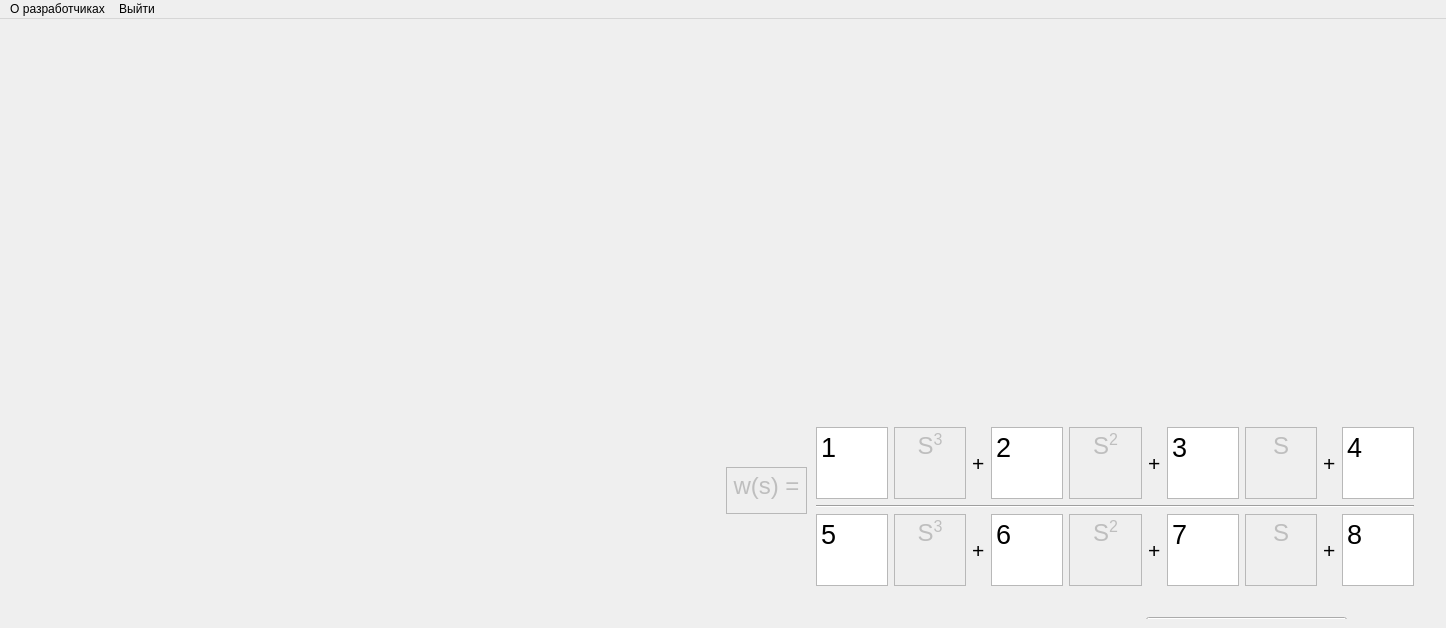
<?xml version="1.0" encoding="UTF-8"?>
<ui version="4.0">
 <class>MainWindow</class>
 <widget class="QMainWindow" name="MainWindow">
  <property name="enabled">
   <bool>true</bool>
  </property>
  <property name="geometry">
   <rect>
    <x>0</x>
    <y>0</y>
    <width>1446</width>
    <height>628</height>
   </rect>
  </property>
  <property name="sizePolicy">
   <sizepolicy hsizetype="Preferred" vsizetype="Preferred">
    <horstretch>0</horstretch>
    <verstretch>0</verstretch>
   </sizepolicy>
  </property>
  <property name="maximumSize">
   <size>
    <width>1820</width>
    <height>780</height>
   </size>
  </property>
  <property name="windowTitle">
   <string>MainWindow</string>
  </property>
  <widget class="QWidget" name="centralwidget">
   <property name="enabled">
    <bool>true</bool>
   </property>
   <property name="sizePolicy">
    <sizepolicy hsizetype="Preferred" vsizetype="Maximum">
     <horstretch>0</horstretch>
     <verstretch>0</verstretch>
    </sizepolicy>
   </property>
   <layout class="QVBoxLayout" name="verticalLayout">
    <item>
     <layout class="QHBoxLayout" name="horizontalLayout_2">
      <property name="sizeConstraint">
       <enum>QLayout::SetFixedSize</enum>
      </property>
      <item>
       <widget class="mplwidget" name="root_picture" native="true"/>
      </item>
      <item>
       <widget class="mplwidget" name="h_from_t" native="true"/>
      </item>
     </layout>
    </item>
    <item>
     <layout class="QHBoxLayout" name="horizontalLayout">
      <property name="sizeConstraint">
       <enum>QLayout::SetFixedSize</enum>
      </property>
      <item>
       <layout class="QVBoxLayout" name="verticalLayout_3">
        <item>
         <widget class="mplwidget" name="magnitude_graph" native="true"/>
        </item>
        <item>
         <widget class="mplwidget" name="phase_graph" native="true"/>
        </item>
       </layout>
      </item>
      <item>
       <widget class="QWidget" name="Formula" native="true">
        <widget class="QWidget" name="gridLayoutWidget">
         <property name="geometry">
          <rect>
           <x>90</x>
           <y>100</y>
           <width>598</width>
           <height>159</height>
          </rect>
         </property>
         <layout class="QGridLayout" name="gridLayout">
          <item row="0" column="0">
           <widget class="QTextEdit" name="upCoef1">
            <property name="font">
             <font>
              <pointsize>20</pointsize>
             </font>
            </property>
            <property name="html">
             <string>&lt;!DOCTYPE HTML PUBLIC &quot;-//W3C//DTD HTML 4.0//EN&quot; &quot;http://www.w3.org/TR/REC-html40/strict.dtd&quot;&gt;
&lt;html&gt;&lt;head&gt;&lt;meta name=&quot;qrichtext&quot; content=&quot;1&quot; /&gt;&lt;meta charset=&quot;utf-8&quot; /&gt;&lt;style type=&quot;text/css&quot;&gt;
p, li { white-space: pre-wrap; }
hr { height: 1px; border-width: 0; }
li.unchecked::marker { content: &quot;\2610&quot;; }
li.checked::marker { content: &quot;\2612&quot;; }
&lt;/style&gt;&lt;/head&gt;&lt;body style=&quot; font-family:'Segoe UI'; font-size:20pt; font-weight:400; font-style:normal;&quot;&gt;
&lt;p style=&quot; margin-top:0px; margin-bottom:0px; margin-left:0px; margin-right:0px; -qt-block-indent:0; text-indent:0px;&quot;&gt;1&lt;/p&gt;&lt;/body&gt;&lt;/html&gt;</string>
            </property>
           </widget>
          </item>
          <item row="2" column="0">
           <widget class="QTextEdit" name="downCoef1">
            <property name="font">
             <font>
              <pointsize>20</pointsize>
             </font>
            </property>
            <property name="html">
             <string>&lt;!DOCTYPE HTML PUBLIC &quot;-//W3C//DTD HTML 4.0//EN&quot; &quot;http://www.w3.org/TR/REC-html40/strict.dtd&quot;&gt;
&lt;html&gt;&lt;head&gt;&lt;meta name=&quot;qrichtext&quot; content=&quot;1&quot; /&gt;&lt;meta charset=&quot;utf-8&quot; /&gt;&lt;style type=&quot;text/css&quot;&gt;
p, li { white-space: pre-wrap; }
hr { height: 1px; border-width: 0; }
li.unchecked::marker { content: &quot;\2610&quot;; }
li.checked::marker { content: &quot;\2612&quot;; }
&lt;/style&gt;&lt;/head&gt;&lt;body style=&quot; font-family:'Segoe UI'; font-size:20pt; font-weight:400; font-style:normal;&quot;&gt;
&lt;p style=&quot; margin-top:0px; margin-bottom:0px; margin-left:0px; margin-right:0px; -qt-block-indent:0; text-indent:0px;&quot;&gt;5&lt;/p&gt;&lt;/body&gt;&lt;/html&gt;</string>
            </property>
           </widget>
          </item>
          <item row="2" column="6">
           <widget class="QTextEdit" name="downCoef3">
            <property name="font">
             <font>
              <pointsize>20</pointsize>
             </font>
            </property>
            <property name="html">
             <string>&lt;!DOCTYPE HTML PUBLIC &quot;-//W3C//DTD HTML 4.0//EN&quot; &quot;http://www.w3.org/TR/REC-html40/strict.dtd&quot;&gt;
&lt;html&gt;&lt;head&gt;&lt;meta name=&quot;qrichtext&quot; content=&quot;1&quot; /&gt;&lt;meta charset=&quot;utf-8&quot; /&gt;&lt;style type=&quot;text/css&quot;&gt;
p, li { white-space: pre-wrap; }
hr { height: 1px; border-width: 0; }
li.unchecked::marker { content: &quot;\2610&quot;; }
li.checked::marker { content: &quot;\2612&quot;; }
&lt;/style&gt;&lt;/head&gt;&lt;body style=&quot; font-family:'Segoe UI'; font-size:20pt; font-weight:400; font-style:normal;&quot;&gt;
&lt;p style=&quot; margin-top:0px; margin-bottom:0px; margin-left:0px; margin-right:0px; -qt-block-indent:0; text-indent:0px;&quot;&gt;7&lt;/p&gt;&lt;/body&gt;&lt;/html&gt;</string>
            </property>
           </widget>
          </item>
          <item row="2" column="8">
           <widget class="QLabel" name="label_7">
            <property name="font">
             <font>
              <pointsize>16</pointsize>
             </font>
            </property>
            <property name="text">
             <string>+</string>
            </property>
           </widget>
          </item>
          <item row="0" column="2">
           <widget class="QLabel" name="label">
            <property name="font">
             <font>
              <pointsize>16</pointsize>
             </font>
            </property>
            <property name="text">
             <string>+</string>
            </property>
           </widget>
          </item>
          <item row="2" column="5">
           <widget class="QLabel" name="label_6">
            <property name="font">
             <font>
              <pointsize>16</pointsize>
             </font>
            </property>
            <property name="text">
             <string>+</string>
            </property>
           </widget>
          </item>
          <item row="0" column="6">
           <widget class="QTextEdit" name="upCoef3">
            <property name="font">
             <font>
              <pointsize>20</pointsize>
             </font>
            </property>
            <property name="html">
             <string>&lt;!DOCTYPE HTML PUBLIC &quot;-//W3C//DTD HTML 4.0//EN&quot; &quot;http://www.w3.org/TR/REC-html40/strict.dtd&quot;&gt;
&lt;html&gt;&lt;head&gt;&lt;meta name=&quot;qrichtext&quot; content=&quot;1&quot; /&gt;&lt;meta charset=&quot;utf-8&quot; /&gt;&lt;style type=&quot;text/css&quot;&gt;
p, li { white-space: pre-wrap; }
hr { height: 1px; border-width: 0; }
li.unchecked::marker { content: &quot;\2610&quot;; }
li.checked::marker { content: &quot;\2612&quot;; }
&lt;/style&gt;&lt;/head&gt;&lt;body style=&quot; font-family:'Segoe UI'; font-size:20pt; font-weight:400; font-style:normal;&quot;&gt;
&lt;p style=&quot; margin-top:0px; margin-bottom:0px; margin-left:0px; margin-right:0px; -qt-block-indent:0; text-indent:0px;&quot;&gt;3&lt;/p&gt;&lt;/body&gt;&lt;/html&gt;</string>
            </property>
           </widget>
          </item>
          <item row="0" column="4">
           <widget class="QTextEdit" name="sSquared">
            <property name="enabled">
             <bool>false</bool>
            </property>
            <property name="font">
             <font>
              <pointsize>5</pointsize>
             </font>
            </property>
            <property name="html">
             <string>&lt;!DOCTYPE HTML PUBLIC &quot;-//W3C//DTD HTML 4.0//EN&quot; &quot;http://www.w3.org/TR/REC-html40/strict.dtd&quot;&gt;
&lt;html&gt;&lt;head&gt;&lt;meta name=&quot;qrichtext&quot; content=&quot;1&quot; /&gt;&lt;meta charset=&quot;utf-8&quot; /&gt;&lt;style type=&quot;text/css&quot;&gt;
p, li { white-space: pre-wrap; }
hr { height: 1px; border-width: 0; }
li.unchecked::marker { content: &quot;\2610&quot;; }
li.checked::marker { content: &quot;\2612&quot;; }
&lt;/style&gt;&lt;/head&gt;&lt;body style=&quot; font-family:'Segoe UI'; font-size:5pt; font-weight:400; font-style:normal;&quot;&gt;
&lt;p align=&quot;center&quot; style=&quot; margin-top:0px; margin-bottom:0px; margin-left:0px; margin-right:0px; -qt-block-indent:0; text-indent:0px;&quot;&gt;&lt;span style=&quot; font-size:18pt;&quot;&gt;S&lt;/span&gt;&lt;span style=&quot; font-size:18pt; vertical-align:super;&quot;&gt;2&lt;/span&gt;&lt;/p&gt;&lt;/body&gt;&lt;/html&gt;</string>
            </property>
           </widget>
          </item>
          <item row="2" column="3">
           <widget class="QTextEdit" name="downCoef2">
            <property name="font">
             <font>
              <pointsize>20</pointsize>
             </font>
            </property>
            <property name="html">
             <string>&lt;!DOCTYPE HTML PUBLIC &quot;-//W3C//DTD HTML 4.0//EN&quot; &quot;http://www.w3.org/TR/REC-html40/strict.dtd&quot;&gt;
&lt;html&gt;&lt;head&gt;&lt;meta name=&quot;qrichtext&quot; content=&quot;1&quot; /&gt;&lt;meta charset=&quot;utf-8&quot; /&gt;&lt;style type=&quot;text/css&quot;&gt;
p, li { white-space: pre-wrap; }
hr { height: 1px; border-width: 0; }
li.unchecked::marker { content: &quot;\2610&quot;; }
li.checked::marker { content: &quot;\2612&quot;; }
&lt;/style&gt;&lt;/head&gt;&lt;body style=&quot; font-family:'Segoe UI'; font-size:20pt; font-weight:400; font-style:normal;&quot;&gt;
&lt;p style=&quot; margin-top:0px; margin-bottom:0px; margin-left:0px; margin-right:0px; -qt-block-indent:0; text-indent:0px;&quot;&gt;6&lt;/p&gt;&lt;/body&gt;&lt;/html&gt;</string>
            </property>
           </widget>
          </item>
          <item row="1" column="0" colspan="10">
           <widget class="Line" name="line">
            <property name="orientation">
             <enum>Qt::Horizontal</enum>
            </property>
           </widget>
          </item>
          <item row="0" column="1">
           <widget class="QTextEdit" name="sCubed">
            <property name="enabled">
             <bool>false</bool>
            </property>
            <property name="font">
             <font>
              <pointsize>5</pointsize>
             </font>
            </property>
            <property name="html">
             <string>&lt;!DOCTYPE HTML PUBLIC &quot;-//W3C//DTD HTML 4.0//EN&quot; &quot;http://www.w3.org/TR/REC-html40/strict.dtd&quot;&gt;
&lt;html&gt;&lt;head&gt;&lt;meta name=&quot;qrichtext&quot; content=&quot;1&quot; /&gt;&lt;meta charset=&quot;utf-8&quot; /&gt;&lt;style type=&quot;text/css&quot;&gt;
p, li { white-space: pre-wrap; }
hr { height: 1px; border-width: 0; }
li.unchecked::marker { content: &quot;\2610&quot;; }
li.checked::marker { content: &quot;\2612&quot;; }
&lt;/style&gt;&lt;/head&gt;&lt;body style=&quot; font-family:'Segoe UI'; font-size:5pt; font-weight:400; font-style:normal;&quot;&gt;
&lt;p align=&quot;center&quot; style=&quot; margin-top:0px; margin-bottom:0px; margin-left:0px; margin-right:0px; -qt-block-indent:0; text-indent:0px;&quot;&gt;&lt;span style=&quot; font-size:18pt;&quot;&gt;S&lt;/span&gt;&lt;span style=&quot; font-size:18pt; vertical-align:super;&quot;&gt;3&lt;/span&gt;&lt;/p&gt;&lt;/body&gt;&lt;/html&gt;</string>
            </property>
           </widget>
          </item>
          <item row="0" column="3">
           <widget class="QTextEdit" name="upCoef2">
            <property name="font">
             <font>
              <pointsize>20</pointsize>
             </font>
            </property>
            <property name="html">
             <string>&lt;!DOCTYPE HTML PUBLIC &quot;-//W3C//DTD HTML 4.0//EN&quot; &quot;http://www.w3.org/TR/REC-html40/strict.dtd&quot;&gt;
&lt;html&gt;&lt;head&gt;&lt;meta name=&quot;qrichtext&quot; content=&quot;1&quot; /&gt;&lt;meta charset=&quot;utf-8&quot; /&gt;&lt;style type=&quot;text/css&quot;&gt;
p, li { white-space: pre-wrap; }
hr { height: 1px; border-width: 0; }
li.unchecked::marker { content: &quot;\2610&quot;; }
li.checked::marker { content: &quot;\2612&quot;; }
&lt;/style&gt;&lt;/head&gt;&lt;body style=&quot; font-family:'Segoe UI'; font-size:20pt; font-weight:400; font-style:normal;&quot;&gt;
&lt;p style=&quot; margin-top:0px; margin-bottom:0px; margin-left:0px; margin-right:0px; -qt-block-indent:0; text-indent:0px;&quot;&gt;2&lt;/p&gt;&lt;/body&gt;&lt;/html&gt;</string>
            </property>
           </widget>
          </item>
          <item row="0" column="5">
           <widget class="QLabel" name="label_3">
            <property name="font">
             <font>
              <pointsize>16</pointsize>
             </font>
            </property>
            <property name="text">
             <string>+</string>
            </property>
           </widget>
          </item>
          <item row="2" column="4">
           <widget class="QTextEdit" name="sSquared_2">
            <property name="enabled">
             <bool>false</bool>
            </property>
            <property name="font">
             <font>
              <pointsize>5</pointsize>
             </font>
            </property>
            <property name="html">
             <string>&lt;!DOCTYPE HTML PUBLIC &quot;-//W3C//DTD HTML 4.0//EN&quot; &quot;http://www.w3.org/TR/REC-html40/strict.dtd&quot;&gt;
&lt;html&gt;&lt;head&gt;&lt;meta name=&quot;qrichtext&quot; content=&quot;1&quot; /&gt;&lt;meta charset=&quot;utf-8&quot; /&gt;&lt;style type=&quot;text/css&quot;&gt;
p, li { white-space: pre-wrap; }
hr { height: 1px; border-width: 0; }
li.unchecked::marker { content: &quot;\2610&quot;; }
li.checked::marker { content: &quot;\2612&quot;; }
&lt;/style&gt;&lt;/head&gt;&lt;body style=&quot; font-family:'Segoe UI'; font-size:5pt; font-weight:400; font-style:normal;&quot;&gt;
&lt;p align=&quot;center&quot; style=&quot; margin-top:0px; margin-bottom:0px; margin-left:0px; margin-right:0px; -qt-block-indent:0; text-indent:0px;&quot;&gt;&lt;span style=&quot; font-size:18pt;&quot;&gt;S&lt;/span&gt;&lt;span style=&quot; font-size:18pt; vertical-align:super;&quot;&gt;2&lt;/span&gt;&lt;/p&gt;&lt;/body&gt;&lt;/html&gt;</string>
            </property>
           </widget>
          </item>
          <item row="0" column="7">
           <widget class="QTextEdit" name="s">
            <property name="enabled">
             <bool>false</bool>
            </property>
            <property name="font">
             <font>
              <pointsize>5</pointsize>
             </font>
            </property>
            <property name="acceptDrops">
             <bool>true</bool>
            </property>
            <property name="autoFillBackground">
             <bool>false</bool>
            </property>
            <property name="html">
             <string>&lt;!DOCTYPE HTML PUBLIC &quot;-//W3C//DTD HTML 4.0//EN&quot; &quot;http://www.w3.org/TR/REC-html40/strict.dtd&quot;&gt;
&lt;html&gt;&lt;head&gt;&lt;meta name=&quot;qrichtext&quot; content=&quot;1&quot; /&gt;&lt;meta charset=&quot;utf-8&quot; /&gt;&lt;style type=&quot;text/css&quot;&gt;
p, li { white-space: pre-wrap; }
hr { height: 1px; border-width: 0; }
li.unchecked::marker { content: &quot;\2610&quot;; }
li.checked::marker { content: &quot;\2612&quot;; }
&lt;/style&gt;&lt;/head&gt;&lt;body style=&quot; font-family:'Segoe UI'; font-size:5pt; font-weight:400; font-style:normal;&quot;&gt;
&lt;p align=&quot;center&quot; style=&quot; margin-top:0px; margin-bottom:0px; margin-left:0px; margin-right:0px; -qt-block-indent:0; text-indent:0px;&quot;&gt;&lt;span style=&quot; font-size:18pt;&quot;&gt;S&lt;/span&gt;&lt;/p&gt;&lt;/body&gt;&lt;/html&gt;</string>
            </property>
           </widget>
          </item>
          <item row="0" column="8">
           <widget class="QLabel" name="label_4">
            <property name="font">
             <font>
              <pointsize>16</pointsize>
             </font>
            </property>
            <property name="text">
             <string>+</string>
            </property>
           </widget>
          </item>
          <item row="2" column="2">
           <widget class="QLabel" name="label_5">
            <property name="font">
             <font>
              <pointsize>16</pointsize>
             </font>
            </property>
            <property name="text">
             <string>+</string>
            </property>
           </widget>
          </item>
          <item row="2" column="7">
           <widget class="QTextEdit" name="s_2">
            <property name="enabled">
             <bool>false</bool>
            </property>
            <property name="font">
             <font>
              <pointsize>5</pointsize>
             </font>
            </property>
            <property name="html">
             <string>&lt;!DOCTYPE HTML PUBLIC &quot;-//W3C//DTD HTML 4.0//EN&quot; &quot;http://www.w3.org/TR/REC-html40/strict.dtd&quot;&gt;
&lt;html&gt;&lt;head&gt;&lt;meta name=&quot;qrichtext&quot; content=&quot;1&quot; /&gt;&lt;meta charset=&quot;utf-8&quot; /&gt;&lt;style type=&quot;text/css&quot;&gt;
p, li { white-space: pre-wrap; }
hr { height: 1px; border-width: 0; }
li.unchecked::marker { content: &quot;\2610&quot;; }
li.checked::marker { content: &quot;\2612&quot;; }
&lt;/style&gt;&lt;/head&gt;&lt;body style=&quot; font-family:'Segoe UI'; font-size:5pt; font-weight:400; font-style:normal;&quot;&gt;
&lt;p align=&quot;center&quot; style=&quot; margin-top:0px; margin-bottom:0px; margin-left:0px; margin-right:0px; -qt-block-indent:0; text-indent:0px;&quot;&gt;&lt;span style=&quot; font-size:18pt;&quot;&gt;S&lt;/span&gt;&lt;/p&gt;&lt;/body&gt;&lt;/html&gt;</string>
            </property>
           </widget>
          </item>
          <item row="0" column="9">
           <widget class="QTextEdit" name="upCoef4">
            <property name="font">
             <font>
              <pointsize>20</pointsize>
             </font>
            </property>
            <property name="html">
             <string>&lt;!DOCTYPE HTML PUBLIC &quot;-//W3C//DTD HTML 4.0//EN&quot; &quot;http://www.w3.org/TR/REC-html40/strict.dtd&quot;&gt;
&lt;html&gt;&lt;head&gt;&lt;meta name=&quot;qrichtext&quot; content=&quot;1&quot; /&gt;&lt;meta charset=&quot;utf-8&quot; /&gt;&lt;style type=&quot;text/css&quot;&gt;
p, li { white-space: pre-wrap; }
hr { height: 1px; border-width: 0; }
li.unchecked::marker { content: &quot;\2610&quot;; }
li.checked::marker { content: &quot;\2612&quot;; }
&lt;/style&gt;&lt;/head&gt;&lt;body style=&quot; font-family:'Segoe UI'; font-size:20pt; font-weight:400; font-style:normal;&quot;&gt;
&lt;p style=&quot; margin-top:0px; margin-bottom:0px; margin-left:0px; margin-right:0px; -qt-block-indent:0; text-indent:0px;&quot;&gt;4&lt;/p&gt;&lt;/body&gt;&lt;/html&gt;</string>
            </property>
           </widget>
          </item>
          <item row="2" column="9">
           <widget class="QTextEdit" name="downCoef4">
            <property name="font">
             <font>
              <pointsize>20</pointsize>
             </font>
            </property>
            <property name="html">
             <string>&lt;!DOCTYPE HTML PUBLIC &quot;-//W3C//DTD HTML 4.0//EN&quot; &quot;http://www.w3.org/TR/REC-html40/strict.dtd&quot;&gt;
&lt;html&gt;&lt;head&gt;&lt;meta name=&quot;qrichtext&quot; content=&quot;1&quot; /&gt;&lt;meta charset=&quot;utf-8&quot; /&gt;&lt;style type=&quot;text/css&quot;&gt;
p, li { white-space: pre-wrap; }
hr { height: 1px; border-width: 0; }
li.unchecked::marker { content: &quot;\2610&quot;; }
li.checked::marker { content: &quot;\2612&quot;; }
&lt;/style&gt;&lt;/head&gt;&lt;body style=&quot; font-family:'Segoe UI'; font-size:20pt; font-weight:400; font-style:normal;&quot;&gt;
&lt;p style=&quot; margin-top:0px; margin-bottom:0px; margin-left:0px; margin-right:0px; -qt-block-indent:0; text-indent:0px;&quot;&gt;8&lt;/p&gt;&lt;/body&gt;&lt;/html&gt;</string>
            </property>
           </widget>
          </item>
          <item row="2" column="1">
           <widget class="QTextEdit" name="sCubed_2">
            <property name="enabled">
             <bool>false</bool>
            </property>
            <property name="font">
             <font>
              <pointsize>5</pointsize>
             </font>
            </property>
            <property name="html">
             <string>&lt;!DOCTYPE HTML PUBLIC &quot;-//W3C//DTD HTML 4.0//EN&quot; &quot;http://www.w3.org/TR/REC-html40/strict.dtd&quot;&gt;
&lt;html&gt;&lt;head&gt;&lt;meta name=&quot;qrichtext&quot; content=&quot;1&quot; /&gt;&lt;meta charset=&quot;utf-8&quot; /&gt;&lt;style type=&quot;text/css&quot;&gt;
p, li { white-space: pre-wrap; }
hr { height: 1px; border-width: 0; }
li.unchecked::marker { content: &quot;\2610&quot;; }
li.checked::marker { content: &quot;\2612&quot;; }
&lt;/style&gt;&lt;/head&gt;&lt;body style=&quot; font-family:'Segoe UI'; font-size:5pt; font-weight:400; font-style:normal;&quot;&gt;
&lt;p align=&quot;center&quot; style=&quot; margin-top:0px; margin-bottom:0px; margin-left:0px; margin-right:0px; -qt-block-indent:0; text-indent:0px;&quot;&gt;&lt;span style=&quot; font-size:18pt;&quot;&gt;S&lt;/span&gt;&lt;span style=&quot; font-size:18pt; vertical-align:super;&quot;&gt;3&lt;/span&gt;&lt;/p&gt;&lt;/body&gt;&lt;/html&gt;</string>
            </property>
           </widget>
          </item>
         </layout>
        </widget>
        <widget class="QTextEdit" name="textEdit_15">
         <property name="enabled">
          <bool>false</bool>
         </property>
         <property name="geometry">
          <rect>
           <x>0</x>
           <y>140</y>
           <width>81</width>
           <height>47</height>
          </rect>
         </property>
         <property name="font">
          <font>
           <pointsize>5</pointsize>
          </font>
         </property>
         <property name="html">
          <string>&lt;!DOCTYPE HTML PUBLIC &quot;-//W3C//DTD HTML 4.0//EN&quot; &quot;http://www.w3.org/TR/REC-html40/strict.dtd&quot;&gt;
&lt;html&gt;&lt;head&gt;&lt;meta name=&quot;qrichtext&quot; content=&quot;1&quot; /&gt;&lt;meta charset=&quot;utf-8&quot; /&gt;&lt;style type=&quot;text/css&quot;&gt;
p, li { white-space: pre-wrap; }
hr { height: 1px; border-width: 0; }
li.unchecked::marker { content: &quot;\2610&quot;; }
li.checked::marker { content: &quot;\2612&quot;; }
&lt;/style&gt;&lt;/head&gt;&lt;body style=&quot; font-family:'Segoe UI'; font-size:5pt; font-weight:400; font-style:normal;&quot;&gt;
&lt;p align=&quot;center&quot; style=&quot; margin-top:0px; margin-bottom:0px; margin-left:0px; margin-right:0px; -qt-block-indent:0; text-indent:0px;&quot;&gt;&lt;span style=&quot; font-size:18pt;&quot;&gt;w(s) = &lt;/span&gt;&lt;/p&gt;&lt;/body&gt;&lt;/html&gt;</string>
         </property>
        </widget>
        <widget class="QPushButton" name="calculateButton">
         <property name="geometry">
          <rect>
           <x>420</x>
           <y>290</y>
           <width>201</width>
           <height>51</height>
          </rect>
         </property>
         <property name="text">
          <string>DO MAGIC</string>
         </property>
        </widget>
       </widget>
      </item>
     </layout>
    </item>
   </layout>
  </widget>
  <widget class="QMenuBar" name="menuBar">
   <property name="geometry">
    <rect>
     <x>0</x>
     <y>0</y>
     <width>1446</width>
     <height>22</height>
    </rect>
   </property>
   <widget class="QMenu" name="exit">
    <property name="enabled">
     <bool>true</bool>
    </property>
    <property name="title">
     <string>Выйти</string>
    </property>
   </widget>
   <widget class="QMenu" name="menu_2">
    <property name="title">
     <string>О разработчиках</string>
    </property>
   </widget>
   <addaction name="menu_2"/>
   <addaction name="exit"/>
  </widget>
 </widget>
 <customwidgets>
  <customwidget>
   <class>mplwidget</class>
   <extends>QWidget</extends>
   <header>mplwidget.h</header>
   <container>1</container>
  </customwidget>
 </customwidgets>
 <resources/>
 <connections/>
</ui>
